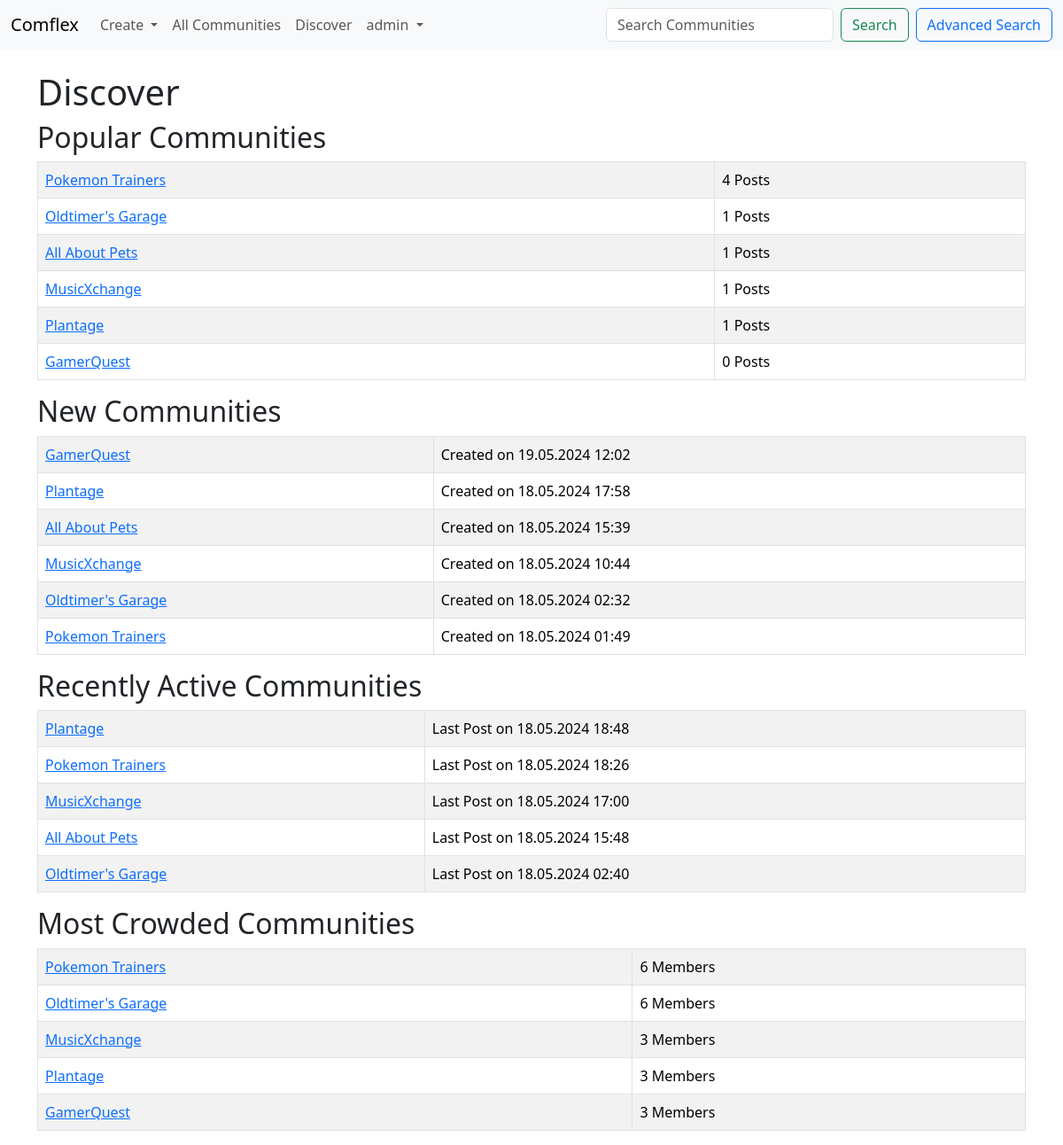
Screenshot of /discover (signed in) with the database file from the repository.
### post_app/models.py (models this page shows, shortened)
class Community(models.Model):
    name = models.CharField('Community Name', max_length=120, unique=True)
    is_public = models.BooleanField(default=True, help_text="Check if the community is public!")
    creation_date = models.DateTimeField(auto_now_add=True)
    description = models.TextField(blank=True)
    owner_id = models.IntegerField('Community Owner', blank=False, default=1)
    owner_username = models.ForeignKey(User, blank=False, null=True, on_delete=models.SET_NULL)
    members = models.ManyToManyField(User, related_name='communities', blank=True)
    moderators = models.ManyToManyField(User, related_name='moderated_communities', blank=True)  # New field for moderators

### post_app/views.py (the view)
# urls.py: path('discover', views.discover, name='discover'),
def discover(request):
    new_communities = Community.objects.all().order_by('-creation_date')[:10]
    popular_communities = Community.objects.annotate(num_posts=Count('posting')).order_by('-num_posts')[:10]
    recently_active_communities = Community.objects.annotate(
        last_post_date=Max('posting__posting_date')
    ).filter(last_post_date__isnull=False).order_by('-last_post_date')[:10]
    most_crowded_communities = Community.objects.annotate(member_count=Count('members')).order_by('-member_count')[:5]
    return render(request, 'posts/discover.html', {
        'new_communities': new_communities,
        'popular_communities': popular_communities,
        'recently_active_communities': recently_active_communities,
        'most_crowded_communities': most_crowded_communities,
    })

### post_app/templates/posts/discover.html
{% extends 'posts/base.html' %}
{% load static %}
{% block content %}
    <h1>Discover</h1>
    <h2>Popular Communities</h2>
    <table class="table table-striped table-hover table-bordered">
        {% for community in popular_communities %}
            <tr>
                <td>
                    <a href="{% url 'show-community' community.id %}">{{ community.name }}</a>
                </td>
                <td>
                    {{ community.num_posts }} Posts
                </td>
            </tr>
        {% endfor %}
    </table>
    <h2>New Communities</h2>
    <table class="table table-striped table-hover table-bordered">
        {% for community in new_communities %}
            <tr>
                <td>
                    <a href="{% url 'show-community' community.id %}">{{ community.name }}</a>
                </td>
                <td>
                    Created on {{ community.creation_date|date:"d.m.Y H:i" }}
                </td>
            </tr>
        {% endfor %}
    </table>
    <h2>Recently Active Communities</h2>
    <table class="table table-striped table-hover table-bordered">
        {% for community in recently_active_communities %}
            <tr>
                <td>
                    <a href="{% url 'show-community' community.id %}">{{ community.name }}</a>
                </td>
                <td>
                    Last Post on {{ community.last_post_date|date:"d.m.Y H:i" }}
                </td>
            </tr>
        {% endfor %}
    </table>
    <h2>Most Crowded Communities</h2>
    <table class="table table-striped table-hover table-bordered">
        {% for community in most_crowded_communities %}
            <tr>
                <td>
                    <a href="{% url 'show-community' community.id %}">{{ community.name }}</a>
                </td>
                <td>
                    {{ community.member_count }} Members
                </td>
            </tr>
        {% endfor %}
    </table>
{% endblock %}

### post_app/templates/posts/navbar.html (shortened to what this page needs)
<nav class="navbar navbar-expand-lg bg-body-tertiary">
  <div class="container-fluid">
    <a class="navbar-brand" href="{% url 'home' %}">Comflex</a>
    <div class="collapse navbar-collapse" id="navbarSupportedContent">
      <ul class="navbar-nav me-auto mb-2 mb-lg-0">
        {%if user.is_authenticated %}
        <li class="nav-item dropdown">
          <a class="nav-link dropdown-toggle" href="#" role="button" data-bs-toggle="dropdown" aria-expanded="false">
            Create
          </a>
        </li>
        {% endif %}
        <li class="nav-item">
          <a class="nav-link" href="{% url 'list-communities' %}">All Communities</a>
        </li>
        <li class="nav-item">
          <a class="nav-link" href="{% url 'discover' %}">Discover</a>
        </li>
        {%if user.is_authenticated %}
        <li class="nav-item dropdown">
          <a class="nav-link dropdown-toggle" href="#" role="button" data-bs-toggle="dropdown" aria-expanded="false">
            {{ user }}
          </a>
        </li>
        {% endif %}
      </ul>
      <form class="d-flex" method="POST" action="{% url 'search-communities' %}">
        <input class="form-control me-2" type="search" placeholder="Search Communities" aria-label="Search" name="searched">
        <button class="btn btn-outline-success" type="submit">Search</button>
      </form>
      <a href="{% url 'advanced-search' %}" class="btn btn-outline-primary ms-2">Advanced Search</a>
    </div>
  </div>
</nav>

### rows the page displays
Community: name "Pokemon Trainers", num_posts "4", creation_date "18.05.2024 01:49", last_post_date "18.05.2024 18:26", member_count "6"
Community: name "Oldtimer's Garage", num_posts "1", creation_date "18.05.2024 02:32", last_post_date "18.05.2024 02:40", member_count "6"
Community: name "All About Pets", num_posts "1", creation_date "18.05.2024 15:39", last_post_date "18.05.2024 15:48"
Community: name "MusicXchange", num_posts "1", creation_date "18.05.2024 10:44", last_post_date "18.05.2024 17:00", member_count "3"
Community: name "Plantage", num_posts "1", creation_date "18.05.2024 17:58", last_post_date "18.05.2024 18:48", member_count "3"
Community: name "GamerQuest", num_posts "0", creation_date "19.05.2024 12:02", member_count "3"

### other values shown
{{ user }} "admin"
